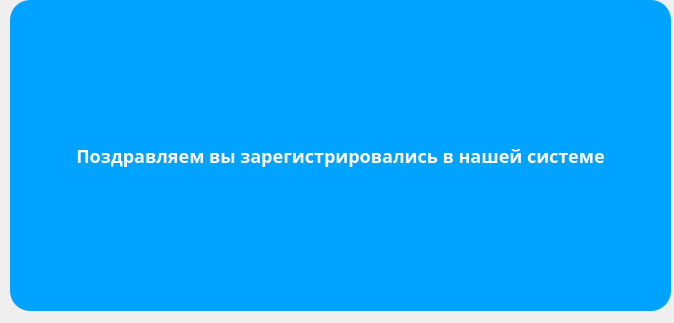
<?xml version="1.0" encoding="UTF-8"?>
<ui version="4.0">
 <class>Form</class>
 <widget class="QWidget" name="Form">
  <property name="geometry">
   <rect>
    <x>0</x>
    <y>0</y>
    <width>674</width>
    <height>323</height>
   </rect>
  </property>
  <property name="windowTitle">
   <string>Form</string>
  </property>
  <widget class="QPushButton" name="login">
   <property name="geometry">
    <rect>
     <x>10</x>
     <y>0</y>
     <width>661</width>
     <height>311</height>
    </rect>
   </property>
   <property name="styleSheet">
    <string notr="true">position: absolute;
width: 150px;
height: 52px;
left: 28px;
top: 307px;

background: #00A3FF;
box-shadow: 0px 4px 4px rgba(0, 0, 0, 0.25);
border-radius: 20px;
position: absolute;
width: 94px;
height: 28px;
left: 56px;
top: 319px;

font-family: Montserrat;
font-style: normal;
font-weight: bold;
font-size: 18px;
line-height: 22px;
display: flex;
align-items: center;
text-align: center;

color: #FFFFFF;
</string>
   </property>
   <property name="text">
    <string>Поздравляем вы зарегистрировались в нашей системе</string>
   </property>
  </widget>
 </widget>
 <resources/>
 <connections/>
</ui>
